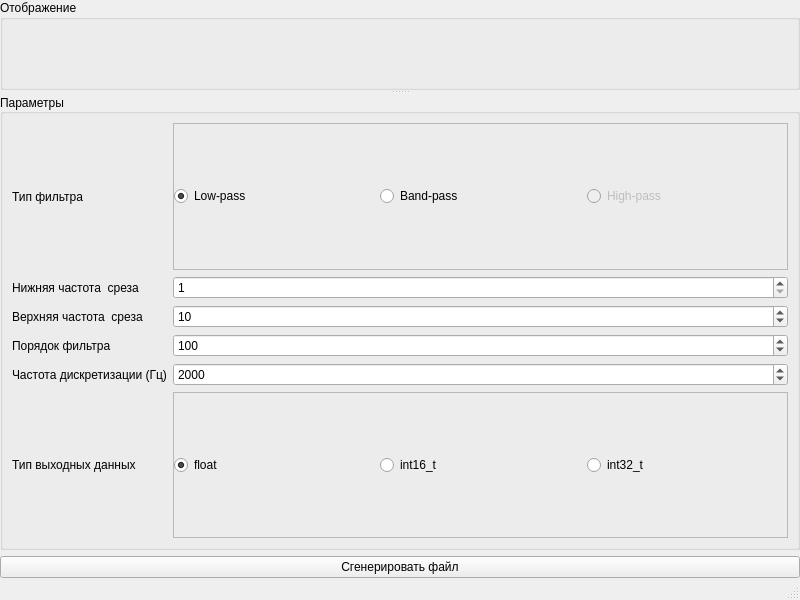
<?xml version="1.0" encoding="UTF-8"?>
<ui version="4.0">
 <class>MainWindow</class>
 <widget class="QMainWindow" name="MainWindow">
  <property name="geometry">
   <rect>
    <x>0</x>
    <y>0</y>
    <width>800</width>
    <height>600</height>
   </rect>
  </property>
  <property name="windowTitle">
   <string>MainWindow</string>
  </property>
  <widget class="QWidget" name="centralwidget">
   <layout class="QVBoxLayout" name="verticalLayout">
    <property name="leftMargin">
     <number>0</number>
    </property>
    <property name="topMargin">
     <number>0</number>
    </property>
    <property name="rightMargin">
     <number>0</number>
    </property>
    <property name="bottomMargin">
     <number>0</number>
    </property>
    <item>
     <widget class="QSplitter" name="splitter">
      <property name="orientation">
       <enum>Qt::Vertical</enum>
      </property>
      <property name="childrenCollapsible">
       <bool>false</bool>
      </property>
      <widget class="QGroupBox" name="viewFrame">
       <property name="title">
        <string>Отображение</string>
       </property>
       <layout class="QVBoxLayout" name="verticalLayout_2"/>
      </widget>
      <widget class="QGroupBox" name="settingsFrame">
       <property name="minimumSize">
        <size>
         <width>0</width>
         <height>0</height>
        </size>
       </property>
       <property name="maximumSize">
        <size>
         <width>16777215</width>
         <height>16777215</height>
        </size>
       </property>
       <property name="title">
        <string>Параметры</string>
       </property>
       <property name="alignment">
        <set>Qt::AlignLeading|Qt::AlignLeft|Qt::AlignVCenter</set>
       </property>
       <property name="flat">
        <bool>false</bool>
       </property>
       <property name="checkable">
        <bool>false</bool>
       </property>
       <property name="checked">
        <bool>false</bool>
       </property>
       <layout class="QGridLayout" name="gridLayout">
        <item row="6" column="0">
         <widget class="QLabel" name="freqLabel">
          <property name="text">
           <string>Частота дискретизации (Гц)</string>
          </property>
         </widget>
        </item>
        <item row="2" column="0">
         <widget class="QLabel" name="upperCutFreqLabel">
          <property name="text">
           <string>Верхняя частота  среза</string>
          </property>
         </widget>
        </item>
        <item row="0" column="0">
         <widget class="QLabel" name="typeLabel">
          <property name="maximumSize">
           <size>
            <width>150</width>
            <height>16777215</height>
           </size>
          </property>
          <property name="text">
           <string>Тип фильтра</string>
          </property>
         </widget>
        </item>
        <item row="5" column="0">
         <widget class="QLabel" name="tapsLabel">
          <property name="text">
           <string>Порядок фильтра</string>
          </property>
         </widget>
        </item>
        <item row="1" column="1">
         <widget class="QSpinBox" name="lowerCutFreq">
          <property name="minimumSize">
           <size>
            <width>0</width>
            <height>20</height>
           </size>
          </property>
          <property name="minimum">
           <number>1</number>
          </property>
          <property name="maximum">
           <number>100000</number>
          </property>
          <property name="singleStep">
           <number>2</number>
          </property>
          <property name="value">
           <number>1</number>
          </property>
         </widget>
        </item>
        <item row="5" column="1">
         <widget class="QSpinBox" name="taps">
          <property name="minimumSize">
           <size>
            <width>0</width>
            <height>20</height>
           </size>
          </property>
          <property name="minimum">
           <number>2</number>
          </property>
          <property name="maximum">
           <number>10000</number>
          </property>
          <property name="singleStep">
           <number>2</number>
          </property>
          <property name="value">
           <number>100</number>
          </property>
         </widget>
        </item>
        <item row="1" column="0">
         <widget class="QLabel" name="lowerCutFreqLabel">
          <property name="maximumSize">
           <size>
            <width>150</width>
            <height>16777215</height>
           </size>
          </property>
          <property name="text">
           <string>Нижняя частота  среза</string>
          </property>
         </widget>
        </item>
        <item row="0" column="1">
         <widget class="QFrame" name="types">
          <property name="minimumSize">
           <size>
            <width>0</width>
            <height>20</height>
           </size>
          </property>
          <property name="frameShape">
           <enum>QFrame::StyledPanel</enum>
          </property>
          <property name="frameShadow">
           <enum>QFrame::Raised</enum>
          </property>
          <layout class="QHBoxLayout" name="horizontalLayout_3">
           <property name="leftMargin">
            <number>0</number>
           </property>
           <property name="topMargin">
            <number>0</number>
           </property>
           <property name="rightMargin">
            <number>0</number>
           </property>
           <property name="bottomMargin">
            <number>0</number>
           </property>
           <item>
            <widget class="QRadioButton" name="typeLowPass">
             <property name="text">
              <string>Low-pass</string>
             </property>
             <property name="checked">
              <bool>true</bool>
             </property>
            </widget>
           </item>
           <item>
            <widget class="QRadioButton" name="typeBandPass">
             <property name="text">
              <string>Band-pass</string>
             </property>
            </widget>
           </item>
           <item>
            <widget class="QRadioButton" name="typeHighPass">
             <property name="enabled">
              <bool>false</bool>
             </property>
             <property name="text">
              <string>High-pass</string>
             </property>
            </widget>
           </item>
          </layout>
         </widget>
        </item>
        <item row="2" column="1">
         <widget class="QSpinBox" name="upperCutFreq">
          <property name="minimumSize">
           <size>
            <width>0</width>
            <height>20</height>
           </size>
          </property>
          <property name="minimum">
           <number>1</number>
          </property>
          <property name="maximum">
           <number>100000</number>
          </property>
          <property name="singleStep">
           <number>2</number>
          </property>
          <property name="value">
           <number>10</number>
          </property>
         </widget>
        </item>
        <item row="7" column="0">
         <widget class="QLabel" name="numTypesLabel">
          <property name="maximumSize">
           <size>
            <width>150</width>
            <height>16777215</height>
           </size>
          </property>
          <property name="text">
           <string>Тип выходных данных</string>
          </property>
         </widget>
        </item>
        <item row="7" column="1">
         <widget class="QFrame" name="numTypes">
          <property name="minimumSize">
           <size>
            <width>0</width>
            <height>20</height>
           </size>
          </property>
          <property name="frameShape">
           <enum>QFrame::StyledPanel</enum>
          </property>
          <property name="frameShadow">
           <enum>QFrame::Raised</enum>
          </property>
          <layout class="QHBoxLayout" name="horizontalLayout_2">
           <property name="leftMargin">
            <number>0</number>
           </property>
           <property name="topMargin">
            <number>0</number>
           </property>
           <property name="rightMargin">
            <number>0</number>
           </property>
           <property name="bottomMargin">
            <number>0</number>
           </property>
           <item>
            <widget class="QRadioButton" name="numTypeFloat">
             <property name="text">
              <string>float</string>
             </property>
             <property name="checked">
              <bool>true</bool>
             </property>
            </widget>
           </item>
           <item>
            <widget class="QRadioButton" name="numTypeInt16">
             <property name="text">
              <string>int16_t</string>
             </property>
            </widget>
           </item>
           <item>
            <widget class="QRadioButton" name="numTypeInt32">
             <property name="text">
              <string>int32_t</string>
             </property>
            </widget>
           </item>
          </layout>
         </widget>
        </item>
        <item row="6" column="1">
         <widget class="QSpinBox" name="freq">
          <property name="minimum">
           <number>10</number>
          </property>
          <property name="maximum">
           <number>100000</number>
          </property>
          <property name="singleStep">
           <number>10</number>
          </property>
          <property name="value">
           <number>2000</number>
          </property>
         </widget>
        </item>
       </layout>
      </widget>
     </widget>
    </item>
    <item>
     <widget class="QPushButton" name="saveButton">
      <property name="text">
       <string>Сгенерировать файл</string>
      </property>
     </widget>
    </item>
   </layout>
   <zorder>saveButton</zorder>
   <zorder>viewFrame</zorder>
   <zorder>settingsFrame</zorder>
  </widget>
  <widget class="QMenuBar" name="menubar">
   <property name="geometry">
    <rect>
     <x>0</x>
     <y>0</y>
     <width>800</width>
     <height>21</height>
    </rect>
   </property>
  </widget>
  <widget class="QStatusBar" name="statusbar"/>
 </widget>
 <resources/>
 <connections/>
</ui>
